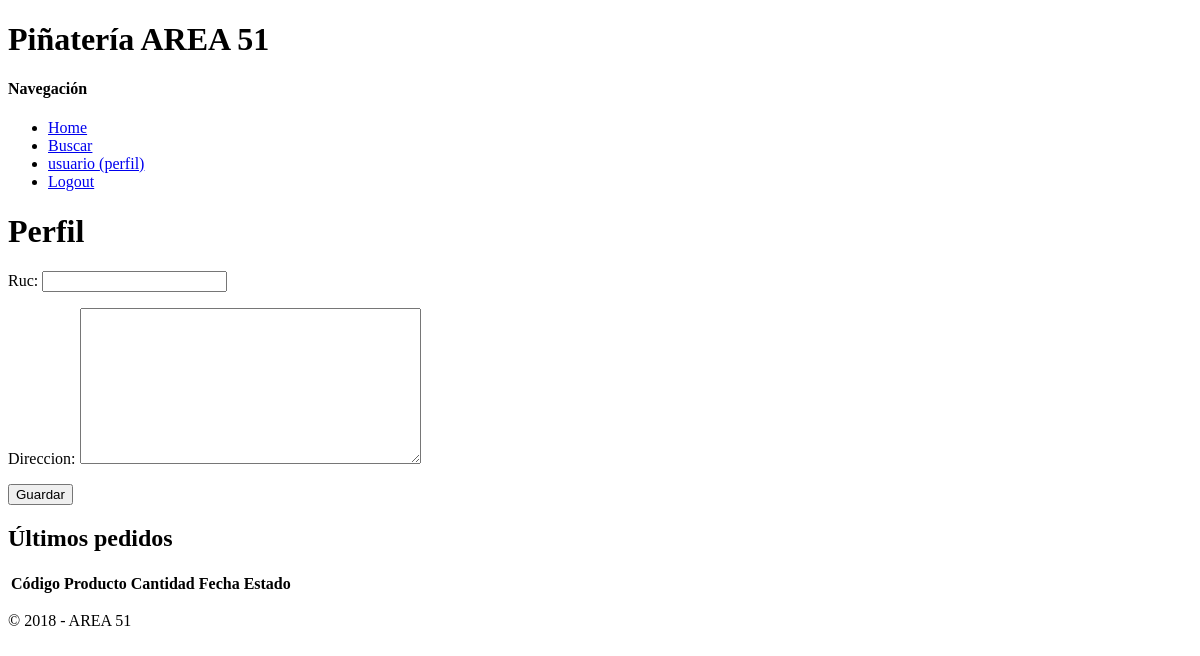
The page /perfil/ (signed in) on the database as committed earlier.
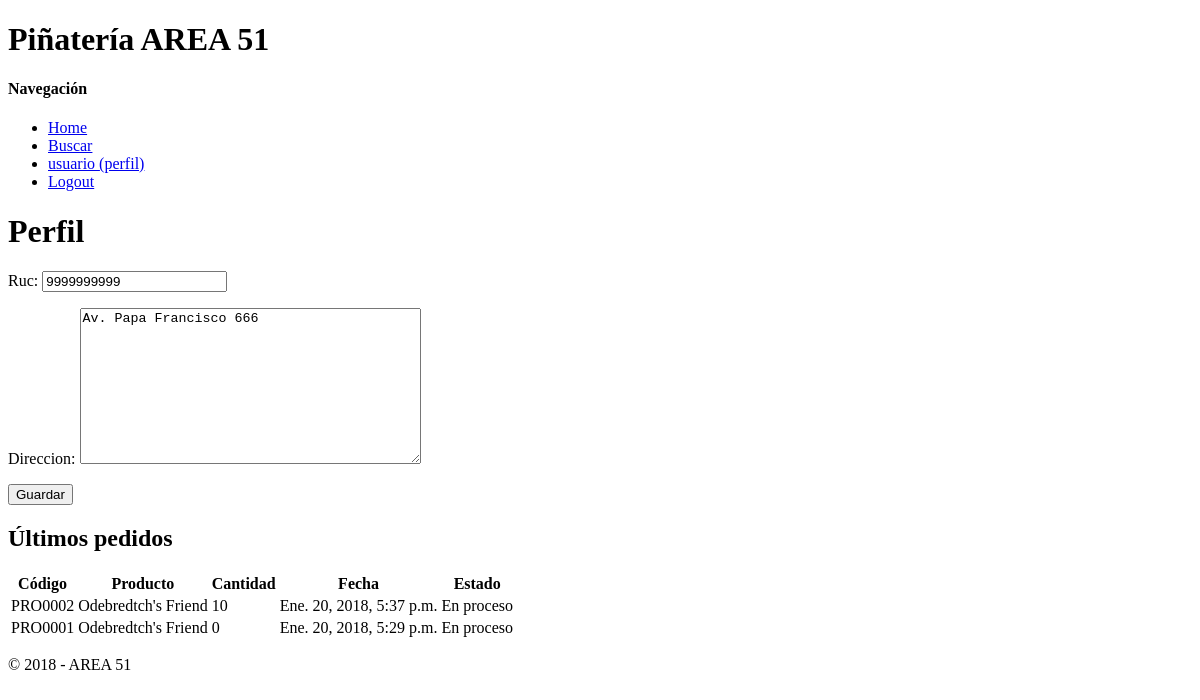
The same page on the database as committed later.
### usuarios/models.py (models this page shows, shortened)
class PerfilUsuario(models.Model):
    usuario = models.OneToOneField(
        User,
        models.CASCADE,
        related_name='perfil'
    )
    dni = models.CharField(
        max_length=8,
        blank=False,
        null=False
    )
    ruc = models.CharField(
        max_length=10,
        blank=True,
        null=True
    )
    direccion = models.TextField(
        blank=True,
        null=True
    )

### pedidos/models.py (models this page shows, shortened)
class Pedido(models.Model):
    usuario = models.ForeignKey(
        User,
        models.CASCADE,
        blank=False,
        null=False
    )
    producto = models.ForeignKey(
        Producto,
        models.CASCADE,
        blank=False,
        null=False
    )
    cantidad = models.PositiveIntegerField(
        blank=False,
        null=False,
        validators=[MinValueValidator(1)]
    )
    estado = models.CharField(
        max_length=10,
        choices=(
            ('proceso', 'En proceso'),
            ('confirmado', 'Confirmado'),
            ('enviado', 'Enviado'),
            ('recibido', 'Recibido'),
            ('cancelado', 'Cancelado'),
        ),
        default='proceso',
        null=False
    )
    fecha_emision = models.DateTimeField(
        auto_now_add=True
    )
    fecha_actualizacion = models.DateTimeField(
        auto_now=True
    )
    @property
    def codigo(self):
        return 'PRO{:04d}'.format(self.id)

### productos/models.py (models this page shows, shortened)
class Producto(models.Model):
    categoria = models.ForeignKey(
        Categoria,
        on_delete=models.CASCADE,
        blank=False,
        null=False,
    )
    personaje = models.CharField(
        max_length=40,
        blank=False,
        null=False
    )
    nombre_comercial = models.CharField(
        max_length=50,
        blank=True,
        null=True
    )
    descripcion = models.TextField(
        blank=True,
        null=True
    )
    precio = models.DecimalField(
        max_digits=15,
        decimal_places=5,
        blank=False,
        null=False
    )

### website/views.py (the view)
# urls.py: path('perfil/', Perfil.as_view(), name='perfil'),
class Perfil(UpdateView):
    template_name = 'perfil.html'
    form_class = PerfilForm
    success_url = reverse_lazy('perfil')
    def get_object(self, queryset=None):
        return self.request.user.perfil
    def get_context_data(self, **kwargs):
        contexto = super(Perfil, self).get_context_data(**kwargs)
        contexto['pedidos'] = self.request.user.pedido_set.order_by('-fecha_emision')[:5]
        return contexto

### website/forms.py
class PerfilForm(forms.ModelForm):
    class Meta:
        model = PerfilUsuario
        fields = ('ruc', 'direccion',)

### templates/perfil.html (shortened to what this page needs)
{% extends 'base.html' %}
{% block contenido %}
    <h1>Perfil</h1>
    <form action="" method="post" novalidate>
        {{ form.as_p }}
        <input type="submit" value="Guardar">
    </form>
    <h2>Últimos pedidos</h2>
    <table>
        <thead>
            <tr>
                <th>Código</th>
                <th>Producto</th>
                <th>Cantidad</th>
                <th>Fecha</th>
                <th>Estado</th>
            </tr>
        </thead>
        <tbody>
            {% for pedido in pedidos %}
            <tr>
                <td>{{ pedido.codigo }}</td>
                <td>{{ pedido.producto.nombre_comercial }}</td>
                <td>{{ pedido.cantidad }}</td>
                <td>{{ pedido.fecha_emision }}</td>
                <td>{{ pedido.get_estado_display }}</td>
            </tr>
            {% endfor %}
        </tbody>
    </table>
{% endblock %}

Rows that differ between the two databases and show on the page:
now on this page (row edited): PerfilUsuario: ruc "9999999999", direccion "Av. Papa Francisco 666"
added Pedido: codigo "PRO0002", producto.nombre_comercial "Odebredtch's Friend", cantidad "10", fecha_emision "Ene. 20, 2018, 5:37 p.m.", estado "En proceso"
added Pedido: codigo "PRO0001", producto.nombre_comercial "Odebredtch's Friend", cantidad "0", fecha_emision "Ene. 20, 2018, 5:29 p.m.", estado "En proceso"
